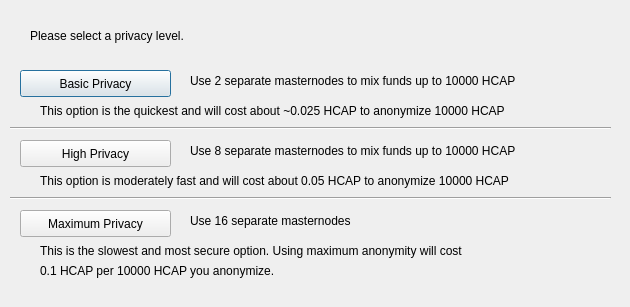
<?xml version="1.0" encoding="UTF-8"?>
<ui version="4.0">
 <class>ObfuscationConfig</class>
 <widget class="QDialog" name="ObfuscationConfig">
  <property name="geometry">
   <rect>
    <x>0</x>
    <y>0</y>
    <width>630</width>
    <height>307</height>
   </rect>
  </property>
  <property name="windowTitle">
   <string>Configure Obfuscation</string>
  </property>
  <widget class="QPushButton" name="buttonBasic">
   <property name="geometry">
    <rect>
     <x>20</x>
     <y>70</y>
     <width>151</width>
     <height>27</height>
    </rect>
   </property>
   <property name="text">
    <string>Basic Privacy</string>
   </property>
  </widget>
  <widget class="QPushButton" name="buttonHigh">
   <property name="geometry">
    <rect>
     <x>20</x>
     <y>140</y>
     <width>151</width>
     <height>27</height>
    </rect>
   </property>
   <property name="text">
    <string>High Privacy</string>
   </property>
  </widget>
  <widget class="QPushButton" name="buttonMax">
   <property name="geometry">
    <rect>
     <x>20</x>
     <y>210</y>
     <width>151</width>
     <height>27</height>
    </rect>
   </property>
   <property name="text">
    <string>Maximum Privacy</string>
   </property>
  </widget>
  <widget class="QLabel" name="label">
   <property name="geometry">
    <rect>
     <x>30</x>
     <y>20</y>
     <width>571</width>
     <height>31</height>
    </rect>
   </property>
   <property name="text">
    <string>Please select a privacy level.</string>
   </property>
  </widget>
  <widget class="QLabel" name="label_2">
   <property name="geometry">
    <rect>
     <x>190</x>
     <y>70</y>
     <width>421</width>
     <height>21</height>
    </rect>
   </property>
   <property name="text">
    <string>Use 2 separate masternodes to mix funds up to 10000 HCAP</string>
   </property>
  </widget>
  <widget class="QLabel" name="label_3">
   <property name="geometry">
    <rect>
     <x>190</x>
     <y>140</y>
     <width>411</width>
     <height>21</height>
    </rect>
   </property>
   <property name="text">
    <string>Use 8 separate masternodes to mix funds up to 10000 HCAP</string>
   </property>
  </widget>
  <widget class="QLabel" name="label_4">
   <property name="geometry">
    <rect>
     <x>190</x>
     <y>210</y>
     <width>421</width>
     <height>21</height>
    </rect>
   </property>
   <property name="text">
    <string>Use 16 separate masternodes</string>
   </property>
  </widget>
  <widget class="QLabel" name="label_6">
   <property name="geometry">
    <rect>
     <x>40</x>
     <y>100</y>
     <width>561</width>
     <height>21</height>
    </rect>
   </property>
   <property name="text">
    <string>This option is the quickest and will cost about ~0.025 HCAP to anonymize 10000 HCAP</string>
   </property>
  </widget>
  <widget class="QLabel" name="label_7">
   <property name="geometry">
    <rect>
     <x>40</x>
     <y>170</y>
     <width>561</width>
     <height>21</height>
    </rect>
   </property>
   <property name="text">
    <string>This option is moderately fast and will cost about 0.05 HCAP to anonymize 10000 HCAP</string>
   </property>
  </widget>
  <widget class="QLabel" name="label_8">
   <property name="geometry">
    <rect>
     <x>40</x>
     <y>240</y>
     <width>561</width>
     <height>21</height>
    </rect>
   </property>
   <property name="text">
    <string>This is the slowest and most secure option. Using maximum anonymity will cost</string>
   </property>
  </widget>
  <widget class="QLabel" name="label_9">
   <property name="geometry">
    <rect>
     <x>40</x>
     <y>260</y>
     <width>561</width>
     <height>21</height>
    </rect>
   </property>
   <property name="text">
    <string>0.1 HCAP per 10000 HCAP you anonymize.</string>
   </property>
  </widget>
  <widget class="Line" name="line">
   <property name="geometry">
    <rect>
     <x>10</x>
     <y>120</y>
     <width>601</width>
     <height>16</height>
    </rect>
   </property>
   <property name="orientation">
    <enum>Qt::Horizontal</enum>
   </property>
  </widget>
  <widget class="Line" name="line_2">
   <property name="geometry">
    <rect>
     <x>10</x>
     <y>190</y>
     <width>601</width>
     <height>16</height>
    </rect>
   </property>
   <property name="orientation">
    <enum>Qt::Horizontal</enum>
   </property>
  </widget>
 </widget>
 <resources/>
 <connections/>
</ui>
